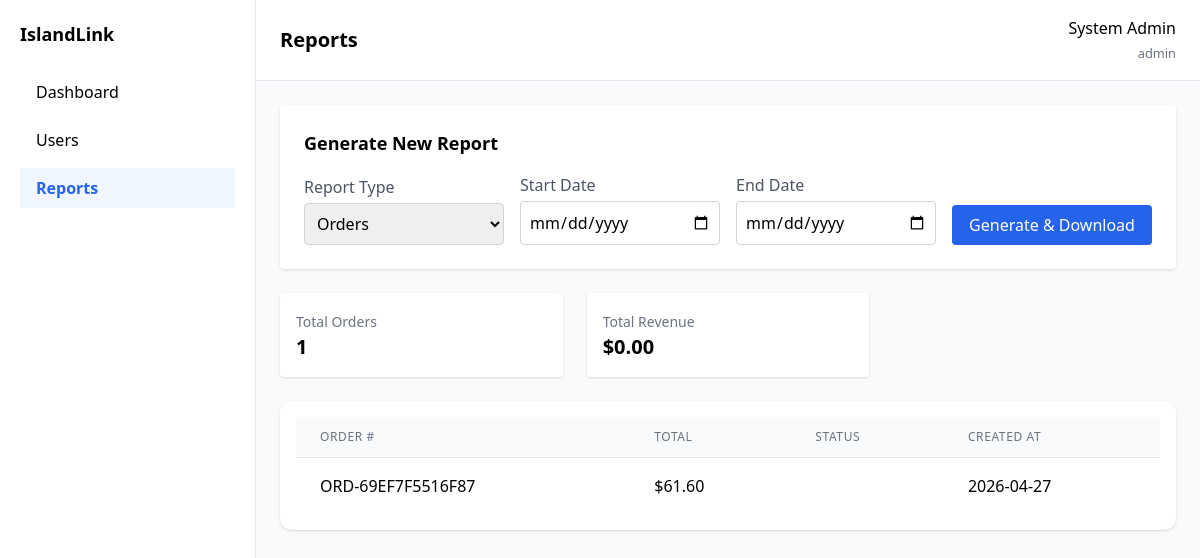
The page /php/reports.php on the database its author committed.
### tables this page shows
CREATE TABLE `orders` (
  `id` int(11) NOT NULL,
  `user_id` int(11) NOT NULL,
  `order_number` varchar(100) NOT NULL,
  `total` decimal(10,2) NOT NULL DEFAULT 0.00,
  `status` enum('Pending','Processing','Out For Delivery','Delivered','Cancelled') NOT NULL DEFAULT 'Pending',
  `created_at` timestamp NULL DEFAULT current_timestamp(),
  `subtotal` decimal(10,2) NOT NULL DEFAULT 0.00,
  `shipping` decimal(10,2) NOT NULL DEFAULT 0.00,
  `delivery_address` text DEFAULT NULL,
  `tax` decimal(10,2) NOT NULL DEFAULT 0.00
);

### php/reports.php (the view, shortened to what this page needs)
<?php
require_once 'db.php';
$adminName = "System Admin";
$adminRole = "admin";
$totalOrders = $conn->query("SELECT COUNT(*) total FROM orders")->fetch_assoc()['total'];
$totalRevenue = $conn->query("
  SELECT SUM(total) total
  FROM orders
  WHERE status = 'Delivered'
")->fetch_assoc()['total'] ?? 0;
$ordersResult = $conn->query("SELECT id, order_number, total, status, created_at FROM orders ORDER BY created_at DESC");
$orders = [];
while ($row = $ordersResult->fetch_assoc()) {
    $orders[] = $row;
}
?>
<!DOCTYPE html>
<html lang="en">
<head>
<script src="https://cdn.tailwindcss.com"></script>
</head>
<body class="bg-gray-50 h-screen">
<div class="flex h-full">
  <aside class="sidebar w-64 bg-white border-r p-5 flex-shrink-0">
    <div class="brand flex items-center gap-2 mb-6">
      <span class="font-bold text-lg">IslandLink</span>
    </div>
    <nav class="flex flex-col gap-2">
      <a href="index.php" class="px-4 py-2 rounded hover:bg-blue-50">Dashboard</a>
      <a href="user_manage.php" class="px-4 py-2 rounded hover:bg-blue-50">Users</a>
      <a href="reports.php" class="px-4 py-2 rounded bg-blue-50 text-blue-600 font-semibold">Reports</a>
    </nav>
  </aside>
  <div class="flex-1 flex flex-col h-full">
    <header class="topbar bg-white border-b px-6 py-4 flex justify-between items-center flex-shrink-0">
      <h1 class="text-xl font-bold">Reports</h1>
      <div class="flex items-center gap-4">
        <div class="text-right">
          <p class="font-medium"><?= htmlspecialchars($adminName) ?></p>
          <small class="text-gray-500"><?= htmlspecialchars($adminRole) ?></small>
        </div>
      </div>
    </header>
    <main class="flex-1 overflow-auto p-6 space-y-6">
      <div class="bg-white shadow rounded p-6">
        <h2 class="text-lg font-semibold mb-4">Generate New Report</h2>
        <form action="../php/generate_report.php" method="POST" class="grid grid-cols-1 md:grid-cols-4 gap-4 items-end">
          <div class="flex flex-col">
            <label class="text-gray-600 mb-1" for="report_type">Report Type</label>
            <select id="report_type" name="report_type" class="border border-gray-300 rounded p-2">
              <option value="orders">Orders</option>
            </select>
          </div>
          <div class="flex flex-col">
            <label class="text-gray-600 mb-1" for="start_date">Start Date</label>
            <input type="date" id="start_date" name="start_date" class="border border-gray-300 rounded p-2">
          </div>
          <div class="flex flex-col">
            <label class="text-gray-600 mb-1" for="end_date">End Date</label>
            <input type="date" id="end_date" name="end_date" class="border border-gray-300 rounded p-2">
          </div>
          <div class="flex">
            <button type="submit" class="bg-blue-600 text-white px-4 py-2 rounded hover:bg-blue-700 w-full">
              Generate & Download
            </button>
          </div>
        </form>
      </div>
      <div class="grid grid-cols-1 sm:grid-cols-2 md:grid-cols-3 gap-6">
        <div class="bg-white shadow rounded p-4">
          <span class="text-gray-500 text-sm">Total Orders</span>
          <h3 class="text-xl font-semibold"><?= $totalOrders ?></h3>
        </div>
        <div class="bg-white shadow rounded p-4">
          <span class="text-gray-500 text-sm">Total Revenue</span>
          <h3 class="text-xl font-semibold">$<?= number_format($totalRevenue,2) ?></h3>
        </div>
      </div>
      <div class="overflow-x-auto bg-white rounded-xl shadow p-4">
        <table class="min-w-full divide-y divide-gray-200">
          <thead class="bg-gray-50">
            <tr>
              <th class="px-6 py-3 text-left text-xs font-medium text-gray-500 uppercase tracking-wider">Order #</th>
              <th class="px-6 py-3 text-left text-xs font-medium text-gray-500 uppercase tracking-wider">Total</th>
              <th class="px-6 py-3 text-left text-xs font-medium text-gray-500 uppercase tracking-wider">Status</th>
              <th class="px-6 py-3 text-left text-xs font-medium text-gray-500 uppercase tracking-wider">Created At</th>
            </tr>
          </thead>
          <tbody class="bg-white divide-y divide-gray-200">
            <?php foreach($orders as $order): ?>
            <tr>
              <td class="px-6 py-4"><?= htmlspecialchars($order['order_number']) ?></td>
              <td class="px-6 py-4">$<?= number_format($order['total'],2) ?></td>
              <td class="px-6 py-4">
              </td>
              <td class="px-6 py-4"><?= date('Y-m-d', strtotime($order['created_at'])) ?></td>
            </tr>
            <?php endforeach; ?>
          </tbody>
        </table>
      </div>
    </main>
  </div>
</div>
</body>
</html>

### rows shown on the page
orders: order_number "ORD-69EF7F5516F87", total "61.60", created_at "2026-04-27"

### other values the page prints
$adminName "System Admin"
$adminRole "admin"
$totalOrders "1"
$totalRevenue "0.00"
